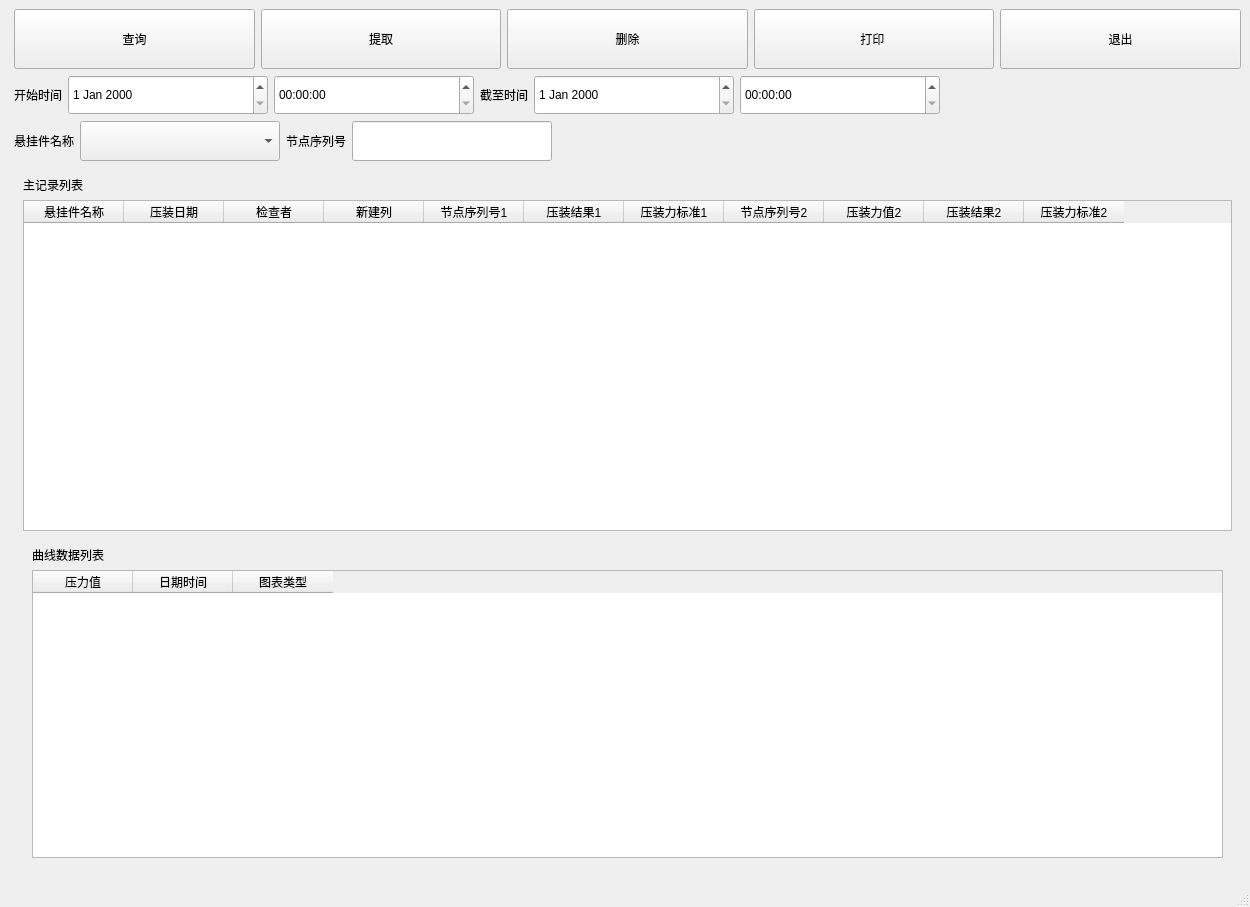
<?xml version="1.0" encoding="UTF-8"?>
<ui version="4.0">
 <class>HstoryList</class>
 <widget class="QMainWindow" name="HstoryList">
  <property name="geometry">
   <rect>
    <x>0</x>
    <y>0</y>
    <width>1250</width>
    <height>907</height>
   </rect>
  </property>
  <property name="windowTitle">
   <string>MainWindow</string>
  </property>
  <widget class="QWidget" name="centralwidget">
   <layout class="QVBoxLayout" name="verticalLayout">
    <item>
     <layout class="QGridLayout" name="gridLayout_3">
      <property name="leftMargin">
       <number>5</number>
      </property>
      <item row="3" column="2">
       <widget class="QWidget" name="widget_2" native="true">
        <layout class="QVBoxLayout" name="verticalLayout_4">
         <item>
          <widget class="QLabel" name="label_4">
           <property name="text">
            <string>主记录列表</string>
           </property>
           <property name="type" stdset="0">
            <string>h3</string>
           </property>
          </widget>
         </item>
         <item>
          <widget class="QTableWidget" name="tableWidget2">
           <property name="styleSheet">
            <string notr="true"/>
           </property>
           <column>
            <property name="text">
             <string>悬挂件名称</string>
            </property>
           </column>
           <column>
            <property name="text">
             <string>压装日期</string>
            </property>
           </column>
           <column>
            <property name="text">
             <string>检查者</string>
            </property>
           </column>
           <column>
            <property name="text">
             <string>新建列</string>
            </property>
           </column>
           <column>
            <property name="text">
             <string>节点序列号1</string>
            </property>
           </column>
           <column>
            <property name="text">
             <string>压装结果1</string>
            </property>
           </column>
           <column>
            <property name="text">
             <string>压装力标准1</string>
            </property>
           </column>
           <column>
            <property name="text">
             <string>节点序列号2</string>
            </property>
           </column>
           <column>
            <property name="text">
             <string>压装力值2</string>
            </property>
           </column>
           <column>
            <property name="text">
             <string>压装结果2</string>
            </property>
           </column>
           <column>
            <property name="text">
             <string>压装力标准2</string>
            </property>
           </column>
          </widget>
         </item>
         <item>
          <widget class="QWidget" name="widget" native="true">
           <layout class="QVBoxLayout" name="verticalLayout_3">
            <item>
             <widget class="QLabel" name="label_5">
              <property name="text">
               <string>曲线数据列表</string>
              </property>
              <property name="type" stdset="0">
               <string>h3</string>
              </property>
             </widget>
            </item>
            <item>
             <widget class="QTableWidget" name="tableWidget2_2">
              <property name="styleSheet">
               <string notr="true"/>
              </property>
              <column>
               <property name="text">
                <string>压力值</string>
               </property>
              </column>
              <column>
               <property name="text">
                <string>日期时间</string>
               </property>
              </column>
              <column>
               <property name="text">
                <string>图表类型</string>
               </property>
              </column>
             </widget>
            </item>
           </layout>
          </widget>
         </item>
        </layout>
       </widget>
      </item>
      <item row="0" column="3">
       <layout class="QHBoxLayout" name="horizontalLayout_16"/>
      </item>
      <item row="2" column="2">
       <layout class="QHBoxLayout" name="horizontalLayout">
        <item>
         <widget class="QLabel" name="label_2">
          <property name="maximumSize">
           <size>
            <width>80</width>
            <height>16777215</height>
           </size>
          </property>
          <property name="text">
           <string>悬挂件名称</string>
          </property>
          <property name="alignment">
           <set>Qt::AlignRight|Qt::AlignTrailing|Qt::AlignVCenter</set>
          </property>
         </widget>
        </item>
        <item>
         <widget class="QComboBox" name="xuanNameBox">
          <property name="minimumSize">
           <size>
            <width>200</width>
            <height>40</height>
           </size>
          </property>
          <property name="maximumSize">
           <size>
            <width>200</width>
            <height>40</height>
           </size>
          </property>
         </widget>
        </item>
        <item>
         <widget class="QLabel" name="label_3">
          <property name="maximumSize">
           <size>
            <width>80</width>
            <height>16777215</height>
           </size>
          </property>
          <property name="text">
           <string>节点序列号</string>
          </property>
          <property name="alignment">
           <set>Qt::AlignRight|Qt::AlignTrailing|Qt::AlignVCenter</set>
          </property>
         </widget>
        </item>
        <item>
         <widget class="QLineEdit" name="lineEdit">
          <property name="minimumSize">
           <size>
            <width>200</width>
            <height>40</height>
           </size>
          </property>
          <property name="maximumSize">
           <size>
            <width>200</width>
            <height>40</height>
           </size>
          </property>
         </widget>
        </item>
        <item>
         <spacer name="horizontalSpacer_4">
          <property name="orientation">
           <enum>Qt::Horizontal</enum>
          </property>
          <property name="sizeHint" stdset="0">
           <size>
            <width>40</width>
            <height>20</height>
           </size>
          </property>
         </spacer>
        </item>
        <item>
         <spacer name="horizontalSpacer">
          <property name="orientation">
           <enum>Qt::Horizontal</enum>
          </property>
          <property name="sizeHint" stdset="0">
           <size>
            <width>40</width>
            <height>20</height>
           </size>
          </property>
         </spacer>
        </item>
       </layout>
      </item>
      <item row="1" column="3">
       <layout class="QHBoxLayout" name="horizontalLayout_15">
        <property name="spacing">
         <number>6</number>
        </property>
        <property name="leftMargin">
         <number>0</number>
        </property>
        <property name="rightMargin">
         <number>0</number>
        </property>
        <property name="bottomMargin">
         <number>0</number>
        </property>
       </layout>
      </item>
      <item row="1" column="2">
       <layout class="QHBoxLayout" name="horizontalLayout_19">
        <item>
         <widget class="QLabel" name="label">
          <property name="layoutDirection">
           <enum>Qt::LeftToRight</enum>
          </property>
          <property name="text">
           <string>开始时间</string>
          </property>
          <property name="alignment">
           <set>Qt::AlignRight|Qt::AlignTrailing|Qt::AlignVCenter</set>
          </property>
         </widget>
        </item>
        <item>
         <widget class="QDateEdit" name="startDateEdit">
          <property name="minimumSize">
           <size>
            <width>200</width>
            <height>40</height>
           </size>
          </property>
         </widget>
        </item>
        <item>
         <widget class="QTimeEdit" name="startTimeEdit">
          <property name="minimumSize">
           <size>
            <width>200</width>
            <height>40</height>
           </size>
          </property>
         </widget>
        </item>
        <item>
         <widget class="QLabel" name="label_6">
          <property name="text">
           <string>截至时间</string>
          </property>
          <property name="alignment">
           <set>Qt::AlignRight|Qt::AlignTrailing|Qt::AlignVCenter</set>
          </property>
         </widget>
        </item>
        <item>
         <widget class="QDateEdit" name="endDateEdit">
          <property name="minimumSize">
           <size>
            <width>200</width>
            <height>40</height>
           </size>
          </property>
         </widget>
        </item>
        <item>
         <widget class="QTimeEdit" name="endTimeEdit">
          <property name="minimumSize">
           <size>
            <width>200</width>
            <height>40</height>
           </size>
          </property>
         </widget>
        </item>
        <item>
         <spacer name="horizontalSpacer_2">
          <property name="orientation">
           <enum>Qt::Horizontal</enum>
          </property>
          <property name="sizeHint" stdset="0">
           <size>
            <width>40</width>
            <height>20</height>
           </size>
          </property>
         </spacer>
        </item>
       </layout>
      </item>
      <item row="0" column="2">
       <layout class="QHBoxLayout" name="horizontalLayout_18">
        <item>
         <widget class="QPushButton" name="queryButton">
          <property name="minimumSize">
           <size>
            <width>0</width>
            <height>60</height>
           </size>
          </property>
          <property name="text">
           <string>查询</string>
          </property>
         </widget>
        </item>
        <item>
         <widget class="QPushButton" name="pushButton_4">
          <property name="minimumSize">
           <size>
            <width>0</width>
            <height>60</height>
           </size>
          </property>
          <property name="text">
           <string>提取</string>
          </property>
         </widget>
        </item>
        <item>
         <widget class="QPushButton" name="pushButton_5">
          <property name="minimumSize">
           <size>
            <width>0</width>
            <height>60</height>
           </size>
          </property>
          <property name="text">
           <string>删除</string>
          </property>
         </widget>
        </item>
        <item>
         <widget class="QPushButton" name="printButton">
          <property name="minimumSize">
           <size>
            <width>0</width>
            <height>60</height>
           </size>
          </property>
          <property name="text">
           <string>打印 </string>
          </property>
         </widget>
        </item>
        <item>
         <widget class="QPushButton" name="exitButton">
          <property name="minimumSize">
           <size>
            <width>0</width>
            <height>60</height>
           </size>
          </property>
          <property name="text">
           <string>退出</string>
          </property>
         </widget>
        </item>
       </layout>
      </item>
     </layout>
    </item>
   </layout>
  </widget>
  <widget class="QMenuBar" name="menubar">
   <property name="geometry">
    <rect>
     <x>0</x>
     <y>0</y>
     <width>1250</width>
     <height>17</height>
    </rect>
   </property>
  </widget>
  <widget class="QStatusBar" name="statusbar"/>
 </widget>
 <resources/>
 <connections/>
</ui>
